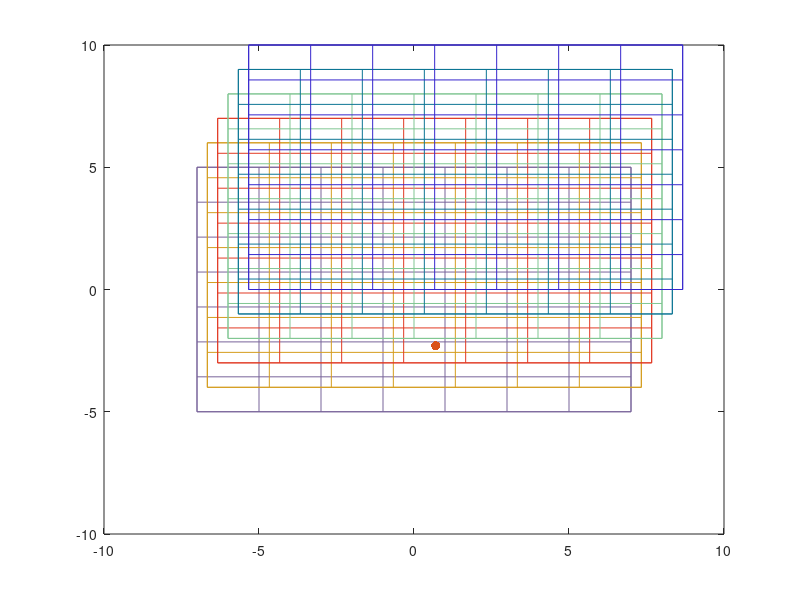

The MATLAB source for this figure:
clear all;
close all;

% position in the state space
x = 0.7;
y = -2.3;

N = 7; % number of cells
M = 5; % number of grids

xMax = 7; % assumo che lo spazio sia da -xMax a xMax
yMax = 5; % assumo che lo spazio sia da -yMax a yMax

dx = 2*xMax/N; % larghezza quadratino
dy = 2*yMax/N; % altezza quadratino

displacement = [1 3]; % spiazzamento relativo su asse x e su asse y
displacement = displacement/max(displacement); % normalizzazione

for k = 0:M
    clr = rand(1, 3);
    dd = displacement * k;
    % disegna bordo esterno
    plot([-xMax+dd(1) xMax+dd(1)], [-yMax+dd(2) -yMax+dd(2)], "Color", clr); % base inferiore
    hold on
    plot([-xMax+dd(1) xMax+dd(1)], [yMax+dd(2) yMax+dd(2)], "Color", clr); % base superiore
    plot([-xMax+dd(1) -xMax+dd(1)], [-yMax+dd(2) yMax+dd(2)], "Color", clr); % parete sinistra
    plot([xMax+dd(1) xMax+dd(1)], [-yMax+dd(2) yMax+dd(2)], "Color", clr); % parete destra

    
    % disegna le righe
    for i = -yMax:dy:yMax
        plot([-xMax+dd(1) xMax+dd(1)], [i+dd(2) i+dd(2)], "Color", clr); % base inferiore
    end

    % disegna le colonne
    for i = -xMax:dx:xMax
        plot([i+dd(1) i+dd(1)], [-yMax+dd(2) yMax+dd(2)], "Color", clr); % base inferiore
    end

end

plot(x,y,'.','MarkerSize',20)